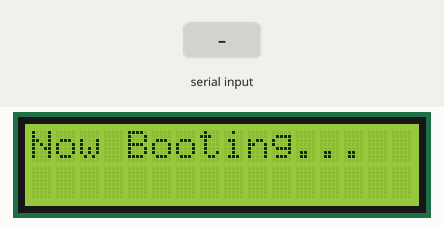
A sketch run on a simulated Arduino Uno, built with avr-gcc and run on an emulated ATmega328P. On the bench: 16×2 character LCD. The test bench sets the inputs (shaded band).

Above: at 0.1 s.
4.3 s: "B" received over Serial
At 5.5 s:
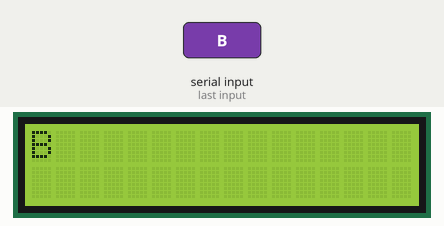
5.8 s: byte 81 ('Q') received over Serial
At 6.7 s:
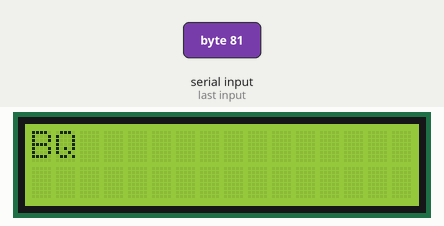
7.3 s: byte 82 ('R') received over Serial
At 7.8 s:
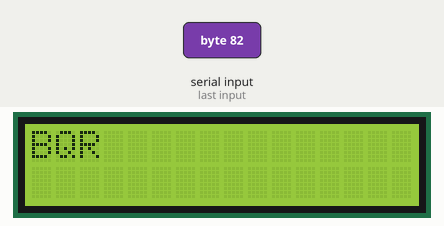
8.8 s: byte 86 ('V') received over Serial
At 10.0 s:
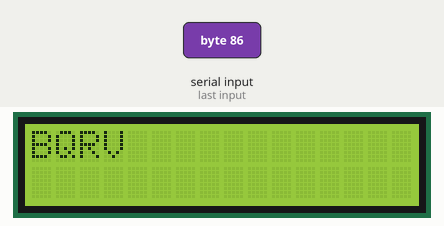
10.3 s: byte 87 ('W') received over Serial
At 11.3 s:
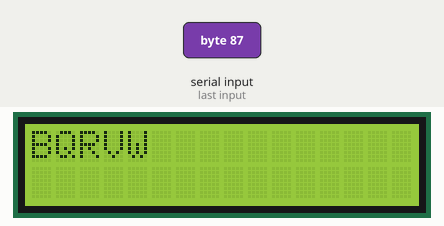
11.8 s: byte 80 ('P') received over Serial
At 12.4 s:
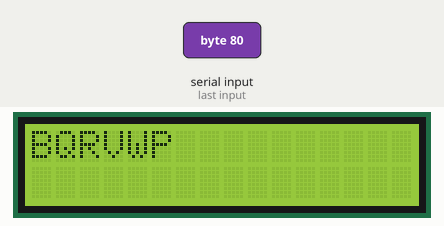
Timing chart, 0 to 14.3 s (numbered marks = the images above; inputs shaded):
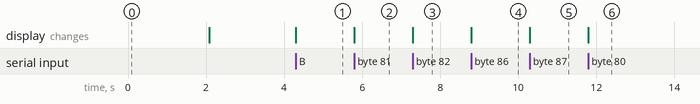

The sketch:

esp8266-lcd-smartie.ino
```cpp
#include <LiquidCrystal_I2C.h>

#define I2C_ADDR 0x27
#define LCD_COLUMNS 16
#define LCD_LINES 2

LiquidCrystal_I2C lcd(I2C_ADDR, LCD_COLUMNS, LCD_LINES);

void setup() {
  Serial.begin(115200);
  lcd.init();
  lcd.clear();
  lcd.backlight();
  lcd.setCursor(0, 0);
  lcd.print("Now Booting...");
  delay(2000);
  lcd.clear();
  delay(1000);
}

byte serial_read_byte() {
  int rxbyte;
  while (Serial.available() == 0) {
  }
  rxbyte = Serial.read();
  return (byte)(rxbyte & 0xff);
}

void loop() {

  byte rxbyte;
  byte temp;

  rxbyte = serial_read_byte();

  if (rxbyte == 0xfe) {
    switch (serial_read_byte()) {
    case 'B':
      lcd.backlight();
      break;
    case 'F':
      lcd.noBacklight();
      break;
    case 'G':
      temp = serial_read_byte() - 1;
      lcd.setCursor(temp, (serial_read_byte() - 1));
      break;
    case 'H':
      lcd.home();
      break;
    case 'J':
      lcd.noBlink();
      break;
    case 'K':
      lcd.blink();
      break;
    case 'T':
      lcd.noCursor();
      break;
    case 'N':
      byte charIndex;
      charIndex = serial_read_byte();
      byte newChar[8];
      for (temp = 0; temp < 8; temp++) {
        newChar[temp] = serial_read_byte();
      }
      lcd.createChar(charIndex, newChar);
      break;
    case 'S':
      lcd.cursor();
      break;
    case 'X':
      lcd.clear();
      lcd.home();
      break;
    case 'Q':
      lcd.autoscroll();
      break;
    case 'R':
      lcd.noAutoscroll();
      break;
    case 'V': // GPO OFF
    case 'W': // GPO ON
    case 'P': // set contrast
    case 'b': // set brightness
    case ')': // set auto transmit keys
    case '`': // set repeat off
    case 192: // set fan
      break;
    default:
      temp = serial_read_byte(); // dump the command code
      break;
    }
    return;
  }
  lcd.write(rxbyte);
  return;
}
```

Measured:
- after the input at 4.3 s, the display: changes at once (image 1)
- after the input at 5.8 s, the display: changes at once (image 2)
- after the input at 7.3 s, the display: changes at once (image 3)
- after the input at 8.8 s, the display: changes at once (image 4)
- after the input at 10.3 s, the display: changes at once (image 5)
- after the input at 11.8 s, the display: changes at once (image 6)
